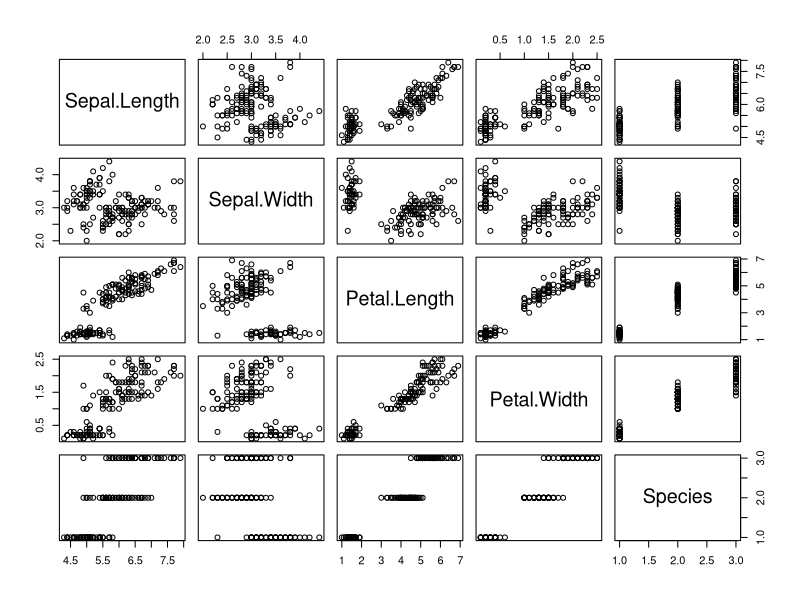
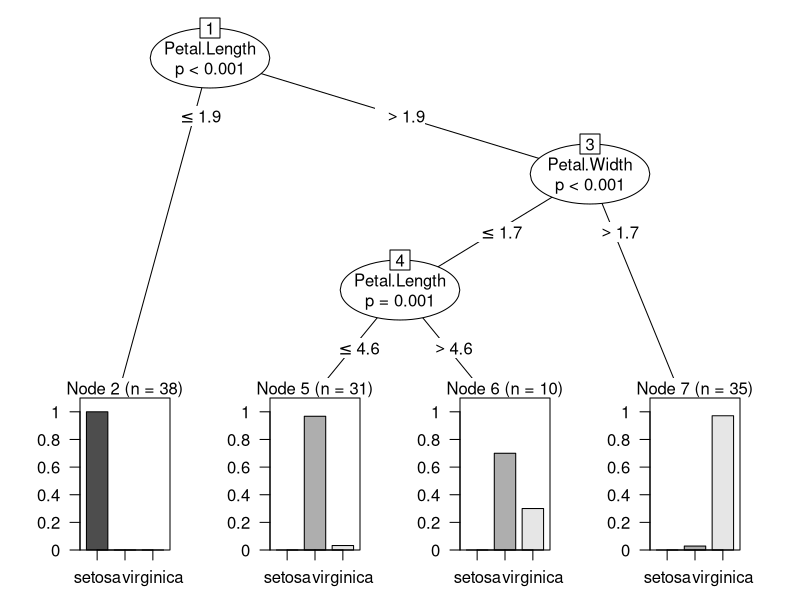

Reproduce these figures in R, in order.
library(party)
library(caret)
library(gmodels)
data()
data("iris")
View(iris)
summary(iris)
colnames(iris)
pairs(iris)
str(iris)
attach(iris)

#splitting of data into test and train
splt <- createDataPartition(iris$Species,p=0.75,list = F)
trn <- iris[splt,]
tst <- iris[-splt,]

#building model using party package (based on problem statement)
ctreemodel <- ctree(Species~.,data = trn)
summary(ctreemodel)
plot(ctreemodel)
predctree <- predict(ctreemodel,tst)
table(predctree,tst$Species)
mean(predctree==tst$Species)                                #acc =94.4%
CrossTable(predctree,tst$Species)

#model using bagging method
ac <- c()
for(i in 1:100){
  print(i)
  spltb <- createDataPartition(Species,p=0.75,list = F)
  trainb <- iris[spltb,]
  testb <- iris[-spltb,]
  
  modelb <- ctree(Species~.,data = trainb)
  predb <- predict(modelb,testb)
  
  ac <-c(ac,mean(predb==testb$Species))
}
ac
summary(ac)
